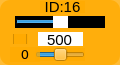
    <widget class="QWidget" name="widget_id16" native="true">
     <property name="geometry">
      <rect>
       <x>150</x>
       <y>160</y>
       <width>120</width>
       <height>65</height>
      </rect>
     </property>
     <property name="maximumSize">
      <size>
       <width>16777161</width>
       <height>16777215</height>
      </size>
     </property>
     <property name="styleSheet">
      <string notr="true">background-color: rgb(255, 170, 0, 200);
border-radius:10px;</string>
     </property>
     <widget class="QLabel" name="label_ID16">
      <property name="geometry">
       <rect>
        <x>40</x>
        <y>1</y>
        <width>45</width>
        <height>12</height>
       </rect>
      </property>
      <property name="minimumSize">
       <size>
        <width>0</width>
        <height>10</height>
       </size>
      </property>
      <property name="font">
       <font>
        <family>Arial</family>
        <pointsize>11</pointsize>
       </font>
      </property>
      <property name="styleSheet">
       <string notr="true">background-color: rgb(255, 255, 255， 0);
border-radius:0px;</string>
      </property>
      <property name="text">
       <string>ID:16</string>
      </property>
      <property name="alignment">
       <set>Qt::AlignCenter</set>
      </property>
     </widget>
     <widget class="QSlider" name="horizontalSlider_pulse_id16">
      <property name="geometry">
       <rect>
        <x>15</x>
        <y>16</y>
        <width>90</width>
        <height>12</height>
       </rect>
      </property>
      <property name="autoFillBackground">
       <bool>false</bool>
      </property>
      <property name="styleSheet">
       <string notr="true">QSlider{
	background: rgb(0, 0, 0);
	border-radius:0px;
}
QSlider::handle {/*设置中间的那个滑动的键*/                           background: rgb(255, 255, 255)}</string>
      </property>
      <property name="minimum">
       <number>0</number>
      </property>
      <property name="maximum">
       <number>1000</number>
      </property>
      <property name="pageStep">
       <number>1</number>
      </property>
      <property name="value">
       <number>500</number>
      </property>
      <property name="orientation">
       <enum>Qt::Horizontal</enum>
      </property>
     </widget>
     <widget class="QSlider" name="horizontalSlider_dev_id16">
      <property name="geometry">
       <rect>
        <x>35</x>
        <y>48</y>
        <width>50</width>
        <height>13</height>
       </rect>
      </property>
      <property name="styleSheet">
       <string notr="true">background-color: rgb(255, 255, 255， 0);</string>
      </property>
      <property name="minimum">
       <number>-125</number>
      </property>
      <property name="maximum">
       <number>125</number>
      </property>
      <property name="pageStep">
       <number>1</number>
      </property>
      <property name="orientation">
       <enum>Qt::Horizontal</enum>
      </property>
     </widget>
     <widget class="QLabel" name="label_id16">
      <property name="geometry">
       <rect>
        <x>10</x>
        <y>47</y>
        <width>30</width>
        <height>15</height>
       </rect>
      </property>
      <property name="minimumSize">
       <size>
        <width>0</width>
        <height>10</height>
       </size>
      </property>
      <property name="font">
       <font>
        <family>DejaVu Sans</family>
        <pointsize>10</pointsize>
       </font>
      </property>
      <property name="styleSheet">
       <string notr="true">background-color: rgb(255, 255, 255， 0);</string>
      </property>
      <property name="text">
       <string>0</string>
      </property>
      <property name="alignment">
       <set>Qt::AlignCenter</set>
      </property>
     </widget>
     <widget class="QLineEdit" name="lineEdit_id16">
      <property name="geometry">
       <rect>
        <x>38</x>
        <y>32</y>
        <width>45</width>
        <height>14</height>
       </rect>
      </property>
      <property name="sizePolicy">
       <sizepolicy hsizetype="Fixed" vsizetype="Fixed">
        <horstretch>0</horstretch>
        <verstretch>0</verstretch>
       </sizepolicy>
      </property>
      <property name="font">
       <font>
        <family>Arial</family>
        <pointsize>11</pointsize>
       </font>
      </property>
      <property name="autoFillBackground">
       <bool>false</bool>
      </property>
      <property name="styleSheet">
       <string notr="true">background-color: rgb(255, 255, 255);
border-radius:0px;</string>
      </property>
      <property name="text">
       <string>500</string>
      </property>
      <property name="maxLength">
       <number>1000</number>
      </property>
      <property name="alignment">
       <set>Qt::AlignCenter</set>
      </property>
      <property name="dragEnabled">
       <bool>false</bool>
      </property>
      <property name="readOnly">
       <bool>false</bool>
      </property>
     </widget>
     <widget class="QCheckBox" name="checkBox_id16">
      <property name="geometry">
       <rect>
        <x>13</x>
        <y>34</y>
        <width>15</width>
        <height>10</height>
       </rect>
      </property>
      <property name="text">
       <string/>
      </property>
     </widget>
    </widget>
